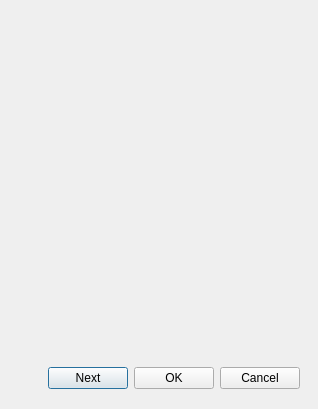
<?xml version="1.0" encoding="UTF-8"?>
<ui version="4.0">
 <class>VolumeRefineDialog</class>
 <widget class="QDialog" name="VolumeRefineDialog">
  <property name="geometry">
   <rect>
    <x>0</x>
    <y>0</y>
    <width>318</width>
    <height>394</height>
   </rect>
  </property>
  <property name="windowTitle">
   <string>Volume Refine</string>
  </property>
  <layout class="QVBoxLayout" name="verticalLayout_6">
   <property name="leftMargin">
    <number>9</number>
   </property>
   <property name="rightMargin">
    <number>9</number>
   </property>
   <item>
    <widget class="QStackedWidget" name="formStack">
     <property name="currentIndex">
      <number>4</number>
     </property>
     <widget class="QWidget" name="shapePage">
      <layout class="QVBoxLayout" name="verticalLayout_2">
       <item>
        <widget class="QGroupBox" name="groupBox_4">
         <property name="title">
          <string>Shape</string>
         </property>
         <layout class="QVBoxLayout" name="verticalLayout">
          <item>
           <widget class="QRadioButton" name="hex">
            <property name="text">
             <string>Hex</string>
            </property>
            <property name="checked">
             <bool>true</bool>
            </property>
            <attribute name="buttonGroup">
             <string notr="true">shapeRadios</string>
            </attribute>
           </widget>
          </item>
          <item>
           <widget class="QRadioButton" name="cylinder">
            <property name="text">
             <string>Cylinder</string>
            </property>
            <attribute name="buttonGroup">
             <string notr="true">shapeRadios</string>
            </attribute>
           </widget>
          </item>
          <item>
           <widget class="QRadioButton" name="sphere">
            <property name="text">
             <string>Sphere</string>
            </property>
            <attribute name="buttonGroup">
             <string notr="true">shapeRadios</string>
            </attribute>
           </widget>
          </item>
          <item>
           <widget class="QRadioButton" name="cellZone">
            <property name="text">
             <string>Cell Zone</string>
            </property>
            <attribute name="buttonGroup">
             <string notr="true">shapeRadios</string>
            </attribute>
           </widget>
          </item>
         </layout>
        </widget>
       </item>
       <item>
        <spacer name="verticalSpacer_2">
         <property name="orientation">
          <enum>Qt::Vertical</enum>
         </property>
         <property name="sizeHint" stdset="0">
          <size>
           <width>20</width>
           <height>40</height>
          </size>
         </property>
        </spacer>
       </item>
      </layout>
     </widget>
     <widget class="QWidget" name="hexPage">
      <layout class="QVBoxLayout" name="verticalLayout_12">
       <property name="leftMargin">
        <number>0</number>
       </property>
       <property name="rightMargin">
        <number>0</number>
       </property>
       <item>
        <widget class="QLabel" name="label_13">
         <property name="text">
          <string>Hex Geometry</string>
         </property>
        </widget>
       </item>
       <item>
        <widget class="Line" name="line_3">
         <property name="orientation">
          <enum>Qt::Horizontal</enum>
         </property>
        </widget>
       </item>
       <item>
        <widget class="QWidget" name="widget_4" native="true">
         <layout class="QGridLayout" name="gridLayout_3">
          <property name="leftMargin">
           <number>9</number>
          </property>
          <property name="topMargin">
           <number>9</number>
          </property>
          <property name="rightMargin">
           <number>9</number>
          </property>
          <property name="bottomMargin">
           <number>9</number>
          </property>
          <item row="0" column="1">
           <widget class="QLabel" name="label">
            <property name="text">
             <string>Min.</string>
            </property>
            <property name="alignment">
             <set>Qt::AlignCenter</set>
            </property>
           </widget>
          </item>
          <item row="0" column="2">
           <widget class="QLabel" name="label_2">
            <property name="text">
             <string>Max.</string>
            </property>
            <property name="alignment">
             <set>Qt::AlignCenter</set>
            </property>
           </widget>
          </item>
          <item row="1" column="0">
           <widget class="QLabel" name="label_3">
            <property name="text">
             <string>X</string>
            </property>
           </widget>
          </item>
          <item row="1" column="1">
           <widget class="QLineEdit" name="minX">
            <property name="text">
             <string>0</string>
            </property>
           </widget>
          </item>
          <item row="1" column="2">
           <widget class="QLineEdit" name="maxX">
            <property name="text">
             <string>1</string>
            </property>
           </widget>
          </item>
          <item row="2" column="0">
           <widget class="QLabel" name="label_4">
            <property name="text">
             <string>Y</string>
            </property>
           </widget>
          </item>
          <item row="2" column="1">
           <widget class="QLineEdit" name="minY">
            <property name="text">
             <string>0</string>
            </property>
           </widget>
          </item>
          <item row="2" column="2">
           <widget class="QLineEdit" name="maxY">
            <property name="text">
             <string>1</string>
            </property>
           </widget>
          </item>
          <item row="3" column="0">
           <widget class="QLabel" name="label_5">
            <property name="text">
             <string>Z</string>
            </property>
           </widget>
          </item>
          <item row="3" column="1">
           <widget class="QLineEdit" name="minZ">
            <property name="text">
             <string>0</string>
            </property>
           </widget>
          </item>
          <item row="3" column="2">
           <widget class="QLineEdit" name="maxZ">
            <property name="text">
             <string>1</string>
            </property>
           </widget>
          </item>
         </layout>
        </widget>
       </item>
       <item>
        <spacer name="verticalSpacer_3">
         <property name="orientation">
          <enum>Qt::Vertical</enum>
         </property>
         <property name="sizeHint" stdset="0">
          <size>
           <width>20</width>
           <height>40</height>
          </size>
         </property>
        </spacer>
       </item>
      </layout>
     </widget>
     <widget class="QWidget" name="spherePage">
      <layout class="QVBoxLayout" name="verticalLayout_9">
       <property name="leftMargin">
        <number>0</number>
       </property>
       <property name="rightMargin">
        <number>0</number>
       </property>
       <item>
        <widget class="QLabel" name="label_14">
         <property name="text">
          <string>Sphere Geometry</string>
         </property>
        </widget>
       </item>
       <item>
        <widget class="Line" name="line_4">
         <property name="orientation">
          <enum>Qt::Horizontal</enum>
         </property>
        </widget>
       </item>
       <item>
        <widget class="QWidget" name="widget_11" native="true">
         <layout class="QHBoxLayout" name="horizontalLayout_2">
          <item>
           <widget class="QGroupBox" name="groupBox">
            <property name="title">
             <string>Center Point</string>
            </property>
            <layout class="QFormLayout" name="formLayout">
             <property name="leftMargin">
              <number>9</number>
             </property>
             <property name="topMargin">
              <number>0</number>
             </property>
             <property name="bottomMargin">
              <number>9</number>
             </property>
             <item row="0" column="0">
              <widget class="QLabel" name="label_6">
               <property name="text">
                <string>X</string>
               </property>
              </widget>
             </item>
             <item row="0" column="1">
              <widget class="QLineEdit" name="centerX">
               <property name="text">
                <string>0</string>
               </property>
              </widget>
             </item>
             <item row="1" column="0">
              <widget class="QLabel" name="label_7">
               <property name="text">
                <string>Y</string>
               </property>
              </widget>
             </item>
             <item row="1" column="1">
              <widget class="QLineEdit" name="centerY">
               <property name="text">
                <string>0</string>
               </property>
              </widget>
             </item>
             <item row="2" column="0">
              <widget class="QLabel" name="label_8">
               <property name="text">
                <string>Z</string>
               </property>
              </widget>
             </item>
             <item row="2" column="1">
              <widget class="QLineEdit" name="centerZ">
               <property name="text">
                <string>0</string>
               </property>
              </widget>
             </item>
            </layout>
           </widget>
          </item>
          <item>
           <widget class="QWidget" name="widget_12" native="true">
            <layout class="QVBoxLayout" name="verticalLayout_10">
             <property name="topMargin">
              <number>0</number>
             </property>
             <property name="rightMargin">
              <number>0</number>
             </property>
             <item>
              <widget class="QGroupBox" name="groupBox_2">
               <property name="title">
                <string>Radius</string>
               </property>
               <layout class="QFormLayout" name="formLayout_2">
                <property name="topMargin">
                 <number>0</number>
                </property>
                <item row="0" column="0">
                 <widget class="QLabel" name="label_9">
                  <property name="text">
                   <string>R</string>
                  </property>
                 </widget>
                </item>
                <item row="0" column="1">
                 <widget class="QLineEdit" name="sphereRadius">
                  <property name="text">
                   <string>1</string>
                  </property>
                 </widget>
                </item>
               </layout>
              </widget>
             </item>
             <item>
              <spacer name="verticalSpacer">
               <property name="orientation">
                <enum>Qt::Vertical</enum>
               </property>
               <property name="sizeHint" stdset="0">
                <size>
                 <width>20</width>
                 <height>0</height>
                </size>
               </property>
              </spacer>
             </item>
            </layout>
           </widget>
          </item>
         </layout>
        </widget>
       </item>
       <item>
        <spacer name="verticalSpacer_4">
         <property name="orientation">
          <enum>Qt::Vertical</enum>
         </property>
         <property name="sizeHint" stdset="0">
          <size>
           <width>20</width>
           <height>40</height>
          </size>
         </property>
        </spacer>
       </item>
      </layout>
     </widget>
     <widget class="QWidget" name="cylinderPage">
      <layout class="QVBoxLayout" name="verticalLayout_13">
       <property name="leftMargin">
        <number>0</number>
       </property>
       <property name="rightMargin">
        <number>0</number>
       </property>
       <item>
        <widget class="QLabel" name="label_15">
         <property name="text">
          <string>Cylinder Geometry</string>
         </property>
        </widget>
       </item>
       <item>
        <widget class="Line" name="line_5">
         <property name="orientation">
          <enum>Qt::Horizontal</enum>
         </property>
        </widget>
       </item>
       <item>
        <widget class="QWidget" name="widget_3" native="true">
         <layout class="QVBoxLayout" name="verticalLayout_11">
          <item>
           <widget class="QWidget" name="widget_7" native="true">
            <layout class="QHBoxLayout" name="horizontalLayout">
             <property name="leftMargin">
              <number>0</number>
             </property>
             <property name="topMargin">
              <number>0</number>
             </property>
             <property name="rightMargin">
              <number>0</number>
             </property>
             <property name="bottomMargin">
              <number>0</number>
             </property>
             <item>
              <widget class="QGroupBox" name="groupBox_3">
               <property name="title">
                <string>Axis Point 1</string>
               </property>
               <layout class="QFormLayout" name="formLayout_4">
                <property name="leftMargin">
                 <number>9</number>
                </property>
                <property name="topMargin">
                 <number>0</number>
                </property>
                <item row="0" column="0">
                 <widget class="QLabel" name="label_18">
                  <property name="text">
                   <string>X</string>
                  </property>
                 </widget>
                </item>
                <item row="0" column="1">
                 <widget class="QLineEdit" name="axis1X">
                  <property name="text">
                   <string>0</string>
                  </property>
                 </widget>
                </item>
                <item row="1" column="0">
                 <widget class="QLabel" name="label_19">
                  <property name="text">
                   <string>Y</string>
                  </property>
                 </widget>
                </item>
                <item row="1" column="1">
                 <widget class="QLineEdit" name="axis1Y">
                  <property name="text">
                   <string>0</string>
                  </property>
                 </widget>
                </item>
                <item row="2" column="0">
                 <widget class="QLabel" name="label_20">
                  <property name="text">
                   <string>Z</string>
                  </property>
                 </widget>
                </item>
                <item row="2" column="1">
                 <widget class="QLineEdit" name="axis1Z">
                  <property name="text">
                   <string>0</string>
                  </property>
                 </widget>
                </item>
               </layout>
              </widget>
             </item>
             <item>
              <widget class="QGroupBox" name="groupBox_5">
               <property name="title">
                <string>Axis Point 2</string>
               </property>
               <layout class="QFormLayout" name="formLayout_6">
                <property name="topMargin">
                 <number>0</number>
                </property>
                <property name="rightMargin">
                 <number>9</number>
                </property>
                <item row="0" column="0">
                 <widget class="QLabel" name="label_24">
                  <property name="text">
                   <string>X</string>
                  </property>
                 </widget>
                </item>
                <item row="0" column="1">
                 <widget class="QLineEdit" name="axis2X">
                  <property name="text">
                   <string>1</string>
                  </property>
                 </widget>
                </item>
                <item row="1" column="0">
                 <widget class="QLabel" name="label_25">
                  <property name="text">
                   <string>Y</string>
                  </property>
                 </widget>
                </item>
                <item row="1" column="1">
                 <widget class="QLineEdit" name="axis2Y">
                  <property name="text">
                   <string>1</string>
                  </property>
                 </widget>
                </item>
                <item row="2" column="0">
                 <widget class="QLabel" name="label_26">
                  <property name="text">
                   <string>Z</string>
                  </property>
                 </widget>
                </item>
                <item row="2" column="1">
                 <widget class="QLineEdit" name="axis2Z">
                  <property name="text">
                   <string>1</string>
                  </property>
                 </widget>
                </item>
               </layout>
              </widget>
             </item>
            </layout>
           </widget>
          </item>
          <item>
           <widget class="QGroupBox" name="singleRadius">
            <property name="title">
             <string>Radius</string>
            </property>
            <layout class="QFormLayout" name="formLayout_7">
             <item row="0" column="0">
              <widget class="QLabel" name="label_27">
               <property name="text">
                <string>R</string>
               </property>
              </widget>
             </item>
             <item row="0" column="1">
              <widget class="QLineEdit" name="cylinderRadius">
               <property name="text">
                <string>1</string>
               </property>
              </widget>
             </item>
            </layout>
           </widget>
          </item>
          <item>
           <widget class="QGroupBox" name="annulusRadius">
            <property name="title">
             <string>Radius</string>
            </property>
            <layout class="QFormLayout" name="formLayout_8">
             <item row="0" column="0">
              <widget class="QLabel" name="label_28">
               <property name="text">
                <string>Inner R</string>
               </property>
              </widget>
             </item>
             <item row="0" column="1">
              <widget class="QLineEdit" name="innerRadius">
               <property name="text">
                <string>1</string>
               </property>
              </widget>
             </item>
             <item row="1" column="0">
              <widget class="QLabel" name="label_29">
               <property name="text">
                <string>Outer R</string>
               </property>
              </widget>
             </item>
             <item row="1" column="1">
              <widget class="QLineEdit" name="outerRadius">
               <property name="text">
                <string>1</string>
               </property>
              </widget>
             </item>
            </layout>
           </widget>
          </item>
         </layout>
        </widget>
       </item>
      </layout>
     </widget>
     <widget class="QWidget" name="cellZonePage"/>
    </widget>
   </item>
   <item>
    <widget class="QWidget" name="widget" native="true">
     <layout class="QHBoxLayout" name="horizontalLayout_3">
      <item>
       <spacer name="horizontalSpacer">
        <property name="orientation">
         <enum>Qt::Horizontal</enum>
        </property>
        <property name="sizeHint" stdset="0">
         <size>
          <width>40</width>
          <height>20</height>
         </size>
        </property>
       </spacer>
      </item>
      <item>
       <widget class="QPushButton" name="next">
        <property name="text">
         <string>Next</string>
        </property>
       </widget>
      </item>
      <item>
       <widget class="QPushButton" name="ok">
        <property name="text">
         <string>OK</string>
        </property>
       </widget>
      </item>
      <item>
       <widget class="QPushButton" name="cancel">
        <property name="text">
         <string>Cancel</string>
        </property>
       </widget>
      </item>
     </layout>
    </widget>
   </item>
  </layout>
 </widget>
 <tabstops>
  <tabstop>minX</tabstop>
  <tabstop>maxX</tabstop>
  <tabstop>minY</tabstop>
  <tabstop>maxY</tabstop>
  <tabstop>minZ</tabstop>
  <tabstop>maxZ</tabstop>
  <tabstop>centerX</tabstop>
  <tabstop>centerY</tabstop>
  <tabstop>centerZ</tabstop>
  <tabstop>sphereRadius</tabstop>
  <tabstop>axis1X</tabstop>
  <tabstop>axis2X</tabstop>
  <tabstop>axis1Y</tabstop>
  <tabstop>axis2Y</tabstop>
  <tabstop>axis1Z</tabstop>
  <tabstop>axis2Z</tabstop>
  <tabstop>cylinderRadius</tabstop>
  <tabstop>innerRadius</tabstop>
  <tabstop>outerRadius</tabstop>
 </tabstops>
 <resources/>
 <connections/>
 <buttongroups>
  <buttongroup name="shapeRadios"/>
 </buttongroups>
</ui>
